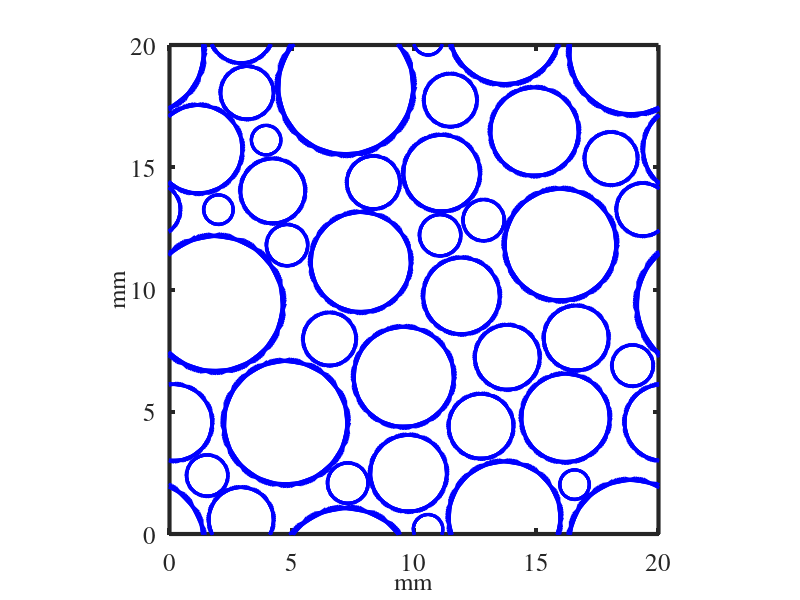
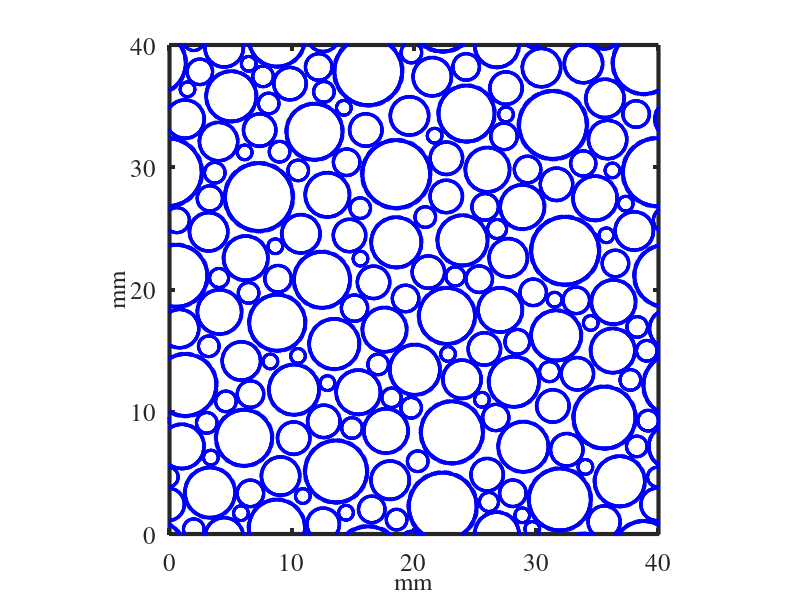
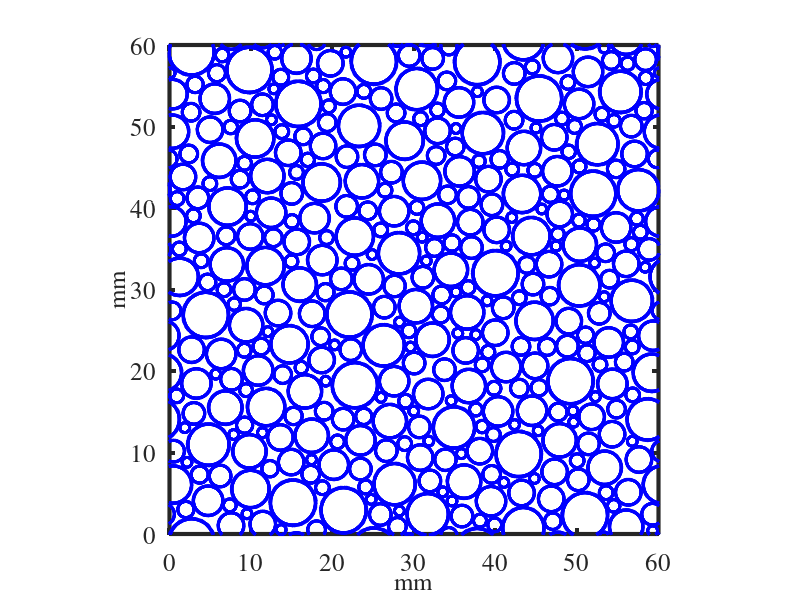

Recreate these plots in MATLAB, in order.
function part_plot
  load part_20mm.dat
  load part_40mm.dat
  load part_60mm.dat

  plotAll(part_20mm, 20);
  plotAll(part_40mm, 40);
  plotAll(part_60mm, 60);

function plotAll(part, size)

  figure;

  r = part(:,2);
  xc = part(:,5);
  yc = part(:,6);
  for i=1:length(r)
    plotCircle(r(i),xc(i),yc(i));
  end
  set(gca, 'XLim', [0 size], 'YLim', [0 size]);
  axis square;
  set(gca, 'LineWidth', 3, 'FontName', 'times', 'FontSize', 18);
  xlabel('mm',  'FontName', 'times', 'FontSize', 18);
  ylabel('mm',  'FontName', 'times', 'FontSize', 18);
  

function plotCircle(r,xc,yc)

  thetamin = 0;
  thetamax = 360.0;
  ntheta = 64;
  dtheta = (thetamax-thetamin)/ntheta;
  for i=1:ntheta+1
    theta = (i-1)*dtheta;
    x(i) = xc + r*cos(theta);
    y(i) = yc + r*sin(theta);
  end
  plot(x*1000, y*1000, 'b-', 'LineWidth', 2); hold on;

